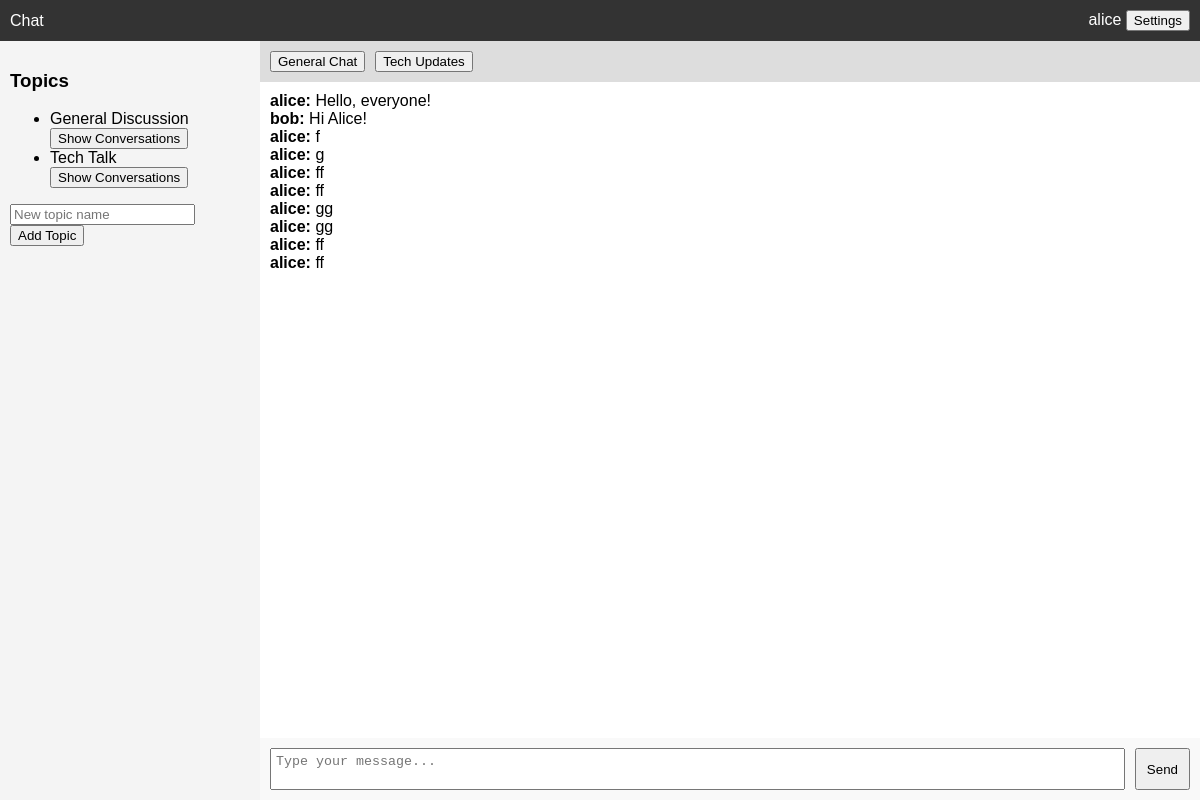
Before: / with the older database file.
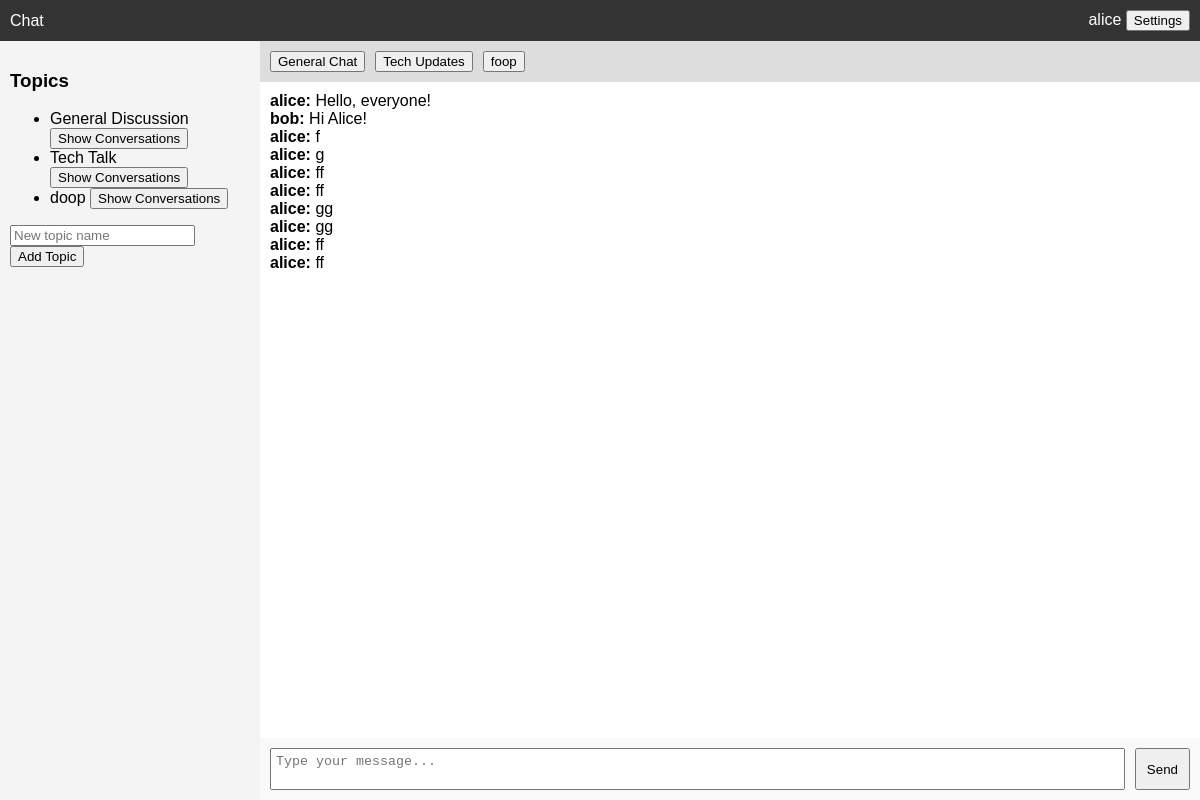
After: the same page with the newer database file.
### tables this page shows
CREATE TABLE Topics (
    id INTEGER PRIMARY KEY AUTOINCREMENT,
    name TEXT NOT NULL UNIQUE,
    description TEXT,
    created_at TIMESTAMP DEFAULT CURRENT_TIMESTAMP
);

CREATE TABLE Conversations (
    id INTEGER PRIMARY KEY AUTOINCREMENT,
    topic_id INTEGER NOT NULL,
    name TEXT NOT NULL,
    created_at TIMESTAMP DEFAULT CURRENT_TIMESTAMP,
    FOREIGN KEY (topic_id) REFERENCES Topics (id)
);

CREATE TABLE Messages (
    id INTEGER PRIMARY KEY AUTOINCREMENT,
    conversation_id INTEGER NOT NULL,
    author_id INTEGER NOT NULL,
    content TEXT NOT NULL,
    created_at TIMESTAMP DEFAULT CURRENT_TIMESTAMP,
    FOREIGN KEY (conversation_id) REFERENCES Conversations (id),
    FOREIGN KEY (author_id) REFERENCES Users (id)
);

CREATE TABLE Users (
    id INTEGER PRIMARY KEY AUTOINCREMENT,
    username TEXT NOT NULL UNIQUE,
    created_at TIMESTAMP DEFAULT CURRENT_TIMESTAMP
);

### server.py (the view)
@app.get("/", response_class=HTMLResponse)
async def read_root(request: Request, x_user: int = Header(default=1)):
    if x_user is None:
        raise HTTPException(status_code=400, detail="Missing x_user header")
    user = db.get_user(x_user)
    if not user:
        raise HTTPException(status_code=404, detail="User not found")
    topics = db.get_subscribed_topics(user.id)
    conversations = []
    for topic in topics:
        topic_conversations = db.get_conversations_by_topic(topic.id)
        conversations.extend(topic_conversations)
    messages = db.get_messages(conversations[0].id, limit=10, offset=0) if conversations else []
    data = {
        "request": request,
        "username": user.username,
        "topics": topics,
        "tabs": conversations,
        "conversation_id": conversations[0].id if conversations else None,
        "messages": messages,
        "user": user,
    }
    return templates.TemplateResponse("index.html", data)

### templates/index.html (shortened to what this page needs)
<!DOCTYPE html>
<html>
<head>
    <link rel="stylesheet" href="/static/styles.css">
</head>
<body hx-ext="ws" ws-connect="/ws" hx-header="X-User: 1">
    {% include "header.html" %}
    <div id="layout">
        {% include "topics.html" %}
        <div id="main">
            {% include "tabs.html" %}
            <div id="content">
                {% include "conversation.html" %}
            </div>
        </div>
    </div>
</body>
</html>

### templates/topics.html (shortened to what this page needs)
<div id="topics">
    <h3>Topics</h3>
    <ul>
        {% for topic in topics %}
        <li>
            <div>
                <span>{{ topic.name }}</span>
                <button hx-get="/topics/{{ topic.id }}/conversations" hx-target="#conversations-{{ topic.id }}" hx-swap="outerHTML">
                    Show Conversations
                </button>
            </div>
        </li>
        {% endfor %}
    </ul>
    <form hx-post="/topics" hx-target="#topics" hx-swap="outerHTML">
        <input type="text" name="topic_name" placeholder="New topic name" required />
        <button type="submit">Add Topic</button>
    </form>
</div>

### templates/tabs.html
<div id="tabs">
    {% for tab in tabs %}
    <button
        hx-get="/conversation/{{ tab.id }}"
        hx-target="#conversation"
        hx-swap="innerHTML">
        {{ tab.name }}
    </button>
    {% endfor %}
</div>

### templates/conversation.html
<div id="conversation">
    <div id="messages">
        {% for message in messages %}
        <div><strong>{{ message.author_name }}:</strong> {{ message.content }}</div>
        {% endfor %}
    </div>
    {% include "message_input.html" with context %}
</div>

Changed rows visible on the page:
added Topics: name "doop"
added Conversations: name "foop"
